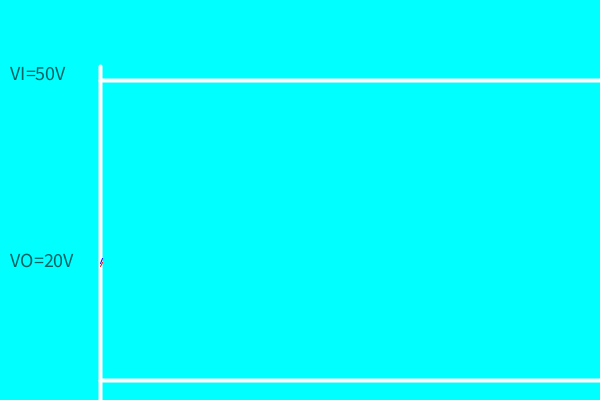
Frame 1 (no input)
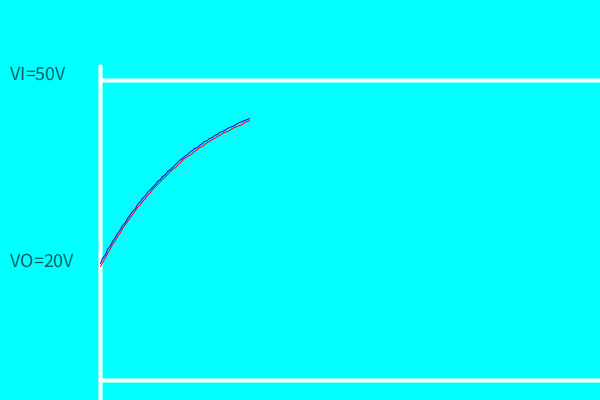
Frame 60 (the mouse pressed at the canvas centre just before this capture)
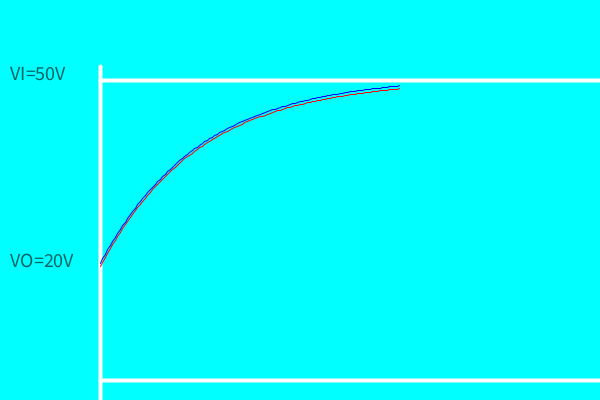
Frame 120 (the mouse held since frame 60 and released just before this capture)

The Processing sketch that drew these frames (run headless with seeded random() and noise(); from frame 60 on, the mouse is pressed at the canvas centre):

// Processing sketch: DEcircuit
// ── DEcircuit.pde
// DougFo Play: Nov. 7, 2022
// RC circuit with input VI and initial V0
float R,C,tau,VI,V0;
float VCn,VCn1,dt,t=0;
void setup(){
  size(600,400);
  background(0,255,255);
  R = 500.0;
  C = 0.4e-6;
  tau = R*C;
  dt = tau/40; // 20 samples per tau = RC
  VI = 48;
  VCn = V0 = 20;
  frameRate(20);
  stroke(255);
  strokeWeight(4);
  Line(0,VI,10*tau,VI);
  Line(0,3,10*tau,3);
  line(100,height,100,height/6);
  textSize(20);
  fill(0,100,100);
  text("VI=50V",10,height*(1-VI/60));
  text("VO=20V",10,height*(1-V0/60));
  strokeWeight(1);
}
void draw(){
  // numerical solution
  VCn1 = VCn + (VI-VCn)/tau*dt;
  graph();
  t += dt;
  VCn = VCn1;
}
void graph(){
  stroke(255,0,0);  // numerical
  Line(t,VCn,t+dt,VCn1);
  stroke(0,0,255);  // analytic
  Line(t,vt(t),t+dt,vt(t+dt));
}
// analytic solution: 0.5 shift for showing
float vt(float t){
  return (V0-VI)*exp(-t/tau)+VI + 0.5; 
}
// normalize a line segment
void Line(float t,float v, float t1, float v1){
  float tn = (width-100)/5/tau;
  float vn = height/60.0;
  line(100+t*tn,height-v*vn,100+t1*tn,height-v1*vn);
}
